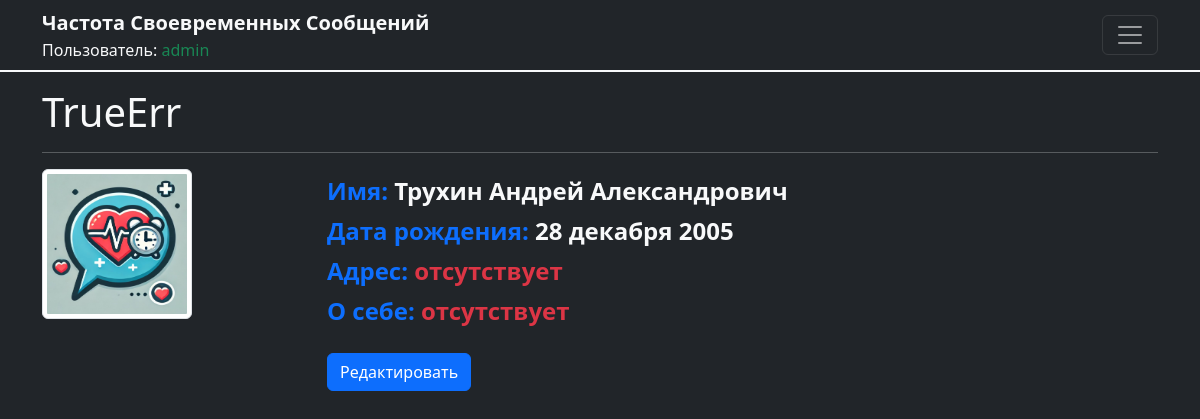
The page /users/profile/TrueErr/ (signed in) on the database its author committed.
### users/models.py (models this page shows, shortened)
class User(AbstractUser):
    profile = models.TextField(blank=True)

class UserProfile(models.Model):
    user = models.OneToOneField(User, on_delete=models.CASCADE)
    full_name = models.CharField(max_length=255, blank=True)
    birth_date = models.DateField(null=True, blank=True)
    profile_picture = models.ImageField(upload_to='profile_pics/', null=True, blank=True)
    friends = models.ManyToManyField('self', blank=True)
    bio = models.TextField(blank=True)
    address = models.TextField(blank=True)

### users/views.py (the view)
# urls.py: path('profile/<str:username>/', views.profile_view, name='profile'),
@login_required
def profile_view(request, username):
    user = get_object_or_404(User, username=username)
    user_profile, created = UserProfile.objects.get_or_create(user=user)
    if request.method == 'POST':
        user_form = UserForm(request.POST, instance=user)
        profile_form = UserProfileForm(request.POST, request.FILES, instance=user_profile)
        if user_form.is_valid() and profile_form.is_valid():
            user_form.save()
            profile_form.save()
            messages.success(request, 'Your profile was successfully updated!')
            return redirect('profile', username=user.username)
    else:
        user_form = UserForm(instance=user)
        profile_form = UserProfileForm(instance=user_profile)
    return render(request, 'profile.html', {
        'user_form': user_form,
        'profile_form': profile_form,
        'profile_user': user
    })

### templates/profile.html
{% extends 'base.html' %}
{% load static %}
{% block content %}
  <h1>{{ profile_user.username }}</h1>
  <hr>
  <div class="row mb-3">
    <div class="col-md-3">
      {% if profile_user.userprofile.profile_picture %}
        <img src="{{ profile_user.userprofile.profile_picture.url }}" alt="Изображение профиля" class="img-thumbnail" style="width: 150px; height: 150px;">
      {% else %}
        <img src="{% static 'img/default_profile_picture.png' %}" alt="Изображение профиля" class="img-thumbnail" style="width: 150px; height: 150px;">
      {% endif %}
    </div>
    <div class="col-md-9">
      <p class="fs-4 fw-bold my-1"><span class="text-primary">Имя:</span> <span class="{% if profile_user.userprofile.full_name %} text-light {% else %} text-danger {% endif %}">{{ profile_user.userprofile.full_name|default:"отсутствует" }}</span></p>
      <p class="fs-4 fw-bold my-1"><span class="text-primary">Дата рождения:</span> <span class="{% if profile_user.userprofile.birth_date %} text-light {% else %} text-danger {% endif %}">{{ profile_user.userprofile.birth_date|date:"d E Y"|default:"отсутствует" }}</span></p>
      <p class="fs-4 fw-bold my-1"><span class="text-primary">Адрес:</span> <span class="{% if profile_user.userprofile.address %} text-light {% else %} text-danger {% endif %}">{{ profile_user.userprofile.address|default:"отсутствует" }}</span></p>
      <p class="fs-4 fw-bold my-1"><span class="text-primary">О себе:</span> <span class="{% if profile_user.userprofile.bio %} text-light {% else %} text-danger {% endif %}">{{ profile_user.userprofile.bio|default:"отсутствует" }}</span></p>
      <div class="col-12 mt-4">
        <p><a class="btn btn-primary text-decoration-none" href="{% url 'edit_profile' %}">Редактировать</a></p>
      </div>
    </div>
  </div>
{% endblock %}

### templates/base.html (shortened to what this page needs)
{% load static %}
<!doctype html>
<html lang="ru">
<head>
  <link href="https://cdn.jsdelivr.net/npm/bootstrap@5.3.3/dist/css/bootstrap.min.css" rel="stylesheet"
>
  <link rel="stylesheet" href="{% static 'css/style.css' %}">
</head>
<body class="bg-dark text-light">
  <header class="header">
    <nav class="navbar navbar-dark bg-dark border-bottom border-2 border-light">
      <div class="container">
        <div>
          <a class="text-logo-FTM text-decoration-none text-light fs-5 fw-bold" href="{% url 'home' %}">Частота Своевременных Сообщений</a>
          <div class="">
            <span class="text-light">Пользователь:</span>
            {% if user.is_authenticated %}
              <a class="text-decoration-none text-success" href="{% url 'profile' user.username %}">{{ user }}</a>
            {% else %}
              <span class="text-danger">не авторизирован</span>
            {% endif %}
          </div>
        </div>
        <button class="navbar-toggler " type="button" data-bs-toggle="offcanvas" data-bs-target="#offcanvasDarkNavbar" aria-controls="offcanvasDarkNavbar" aria-label="Переключить навигацию">
          <span class="navbar-toggler-icon"></span>
        </button>
      </div>
    </nav>
  </header>
  <div class="container mt-3">
    {% block content %}
    {% endblock %}
  </div>
</body>
</html>

### rows shown on the page
User: username "admin"
User: username "TrueErr", userprofile.profile_picture (picture), userprofile.full_name "Трухин Андрей Александрович", userprofile.birth_date "28 декабря 2005", userprofile.address "отсутствует", userprofile.bio "отсутствует"
